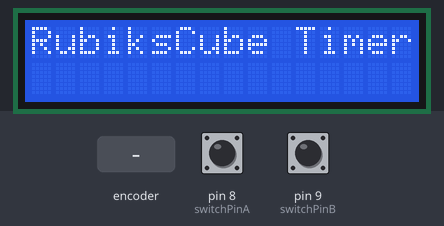
Bench run of a sketch on a simulated Arduino Uno, built with avr-gcc and run on an emulated ATmega328P. On the bench: 16×2 character LCD. The test bench sets the inputs (shaded band); at power-on: pin 8 (switchPinA) LOW, pin 9 (switchPinB) HIGH.

Above: at 1.2 s.
1.3 s: rotary encoder on pin 8 (switchPinA) / pin 9 (switchPinB) turned 3 steps (first pin leading)
At 3.3 s:
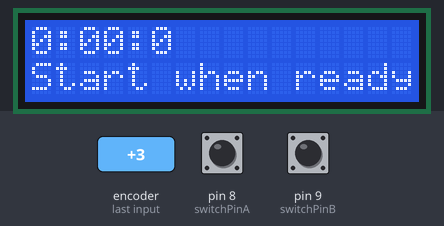
At 4.6 s:
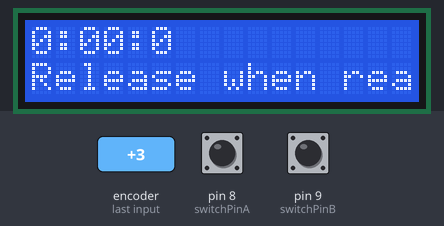
4.9 s: rotary encoder on pin 8 (switchPinA) / pin 9 (switchPinB) turned 1 step (first pin leading)
At 5.4 s:
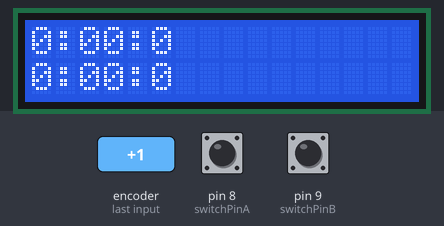
Timing chart, 0 to 7.9 s (numbered marks = the images above; inputs shaded):
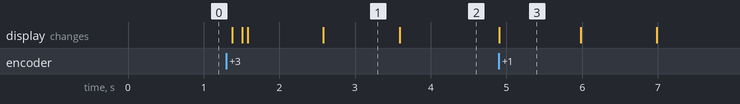

The sketch:

rubiks.ino
```cpp
/*
  Rubiks Cube Timer
  Built with the LiquidCrystal Library
  Author Conny Dahlgren conny@shoogle.se
*/

#include <LiquidCrystal.h>

// initialize the library with the numbers of the interface pins
LiquidCrystal lcd(12, 11, 5, 4, 3, 2);
const int switchPinA = 8;
const int switchPinB = 9;

int switchStateA = 0;
int switchStateB = 0;
int running = 0;
unsigned long oldTime = 0;

void setup() {
  lcd.begin(16, 2);
  lcd.print("RubiksCube Timer");
}

void loop() {

  lcd.setCursor(0, 1);
  unsigned long currentTime = millis();

  switchStateA = digitalRead(switchPinA);
  switchStateB = digitalRead(switchPinB);

  unsigned long now = (currentTime - oldTime)/100;
  unsigned long minutes = (now/10)/60;
  unsigned long seconds = (now/10) - (minutes*60);
  unsigned long milliseconds = now - (((minutes*60)*10) + seconds*10 );

  if (running) {
    print_time(minutes, seconds, milliseconds);
  }
  // reset
  if (switchStateA && switchStateB)
  {
    if (running)
    {
      reset(now);
      running = 0;
    }
    else
    {
      while(switchStateA && switchStateB)
      {
          switchStateA = digitalRead(switchPinA);
          switchStateB = digitalRead(switchPinB);
          lcd.setCursor(0,1);
          lcd.print("Release when ready");
      }
      running = 1;
      unsigned long currentTime = millis();
      lcd.setCursor(0,1);
      lcd.print("                  ");

      oldTime = currentTime;

    }
  }
}

void reset(unsigned long now) {
    clear_lcd(now);
    delay(1000);
    unsigned long currentTime = millis();
    oldTime = currentTime;
}

void clear_lcd(unsigned long now) {
  unsigned long minutes = (now/10)/60;
  unsigned long seconds = (now/10) - (minutes*60);
  unsigned long milliseconds = now - (((minutes*60)*10) + seconds*10 );
  lcd.setCursor(0,0);
  lcd.print("                 ");
  lcd.setCursor(0,0);
  print_time(minutes, seconds, milliseconds);
  delay(1000);
  lcd.setCursor(0,1);
  lcd.print("Start when ready");
}

void print_time(unsigned long minutes, unsigned long seconds, unsigned long milliseconds) {
    if (minutes < 1) {
      lcd.print("0:");
    } else {
      lcd.print(minutes);
      lcd.print(":");
    }
    if (seconds < 10) {
      lcd.print("0");
    }
    lcd.print( seconds);
    lcd.print(":");
    lcd.print(milliseconds);
}
```

Measured:
- after the input at 1.3 s, the display: first changes after 0.08 s (image 1 shows a later state)
- after the input at 4.9 s, the display: first changes at once (image 3 shows a later state)
- what the display in image 1 shows lasts 1.0 s, from 2.6 s to 3.6 s
